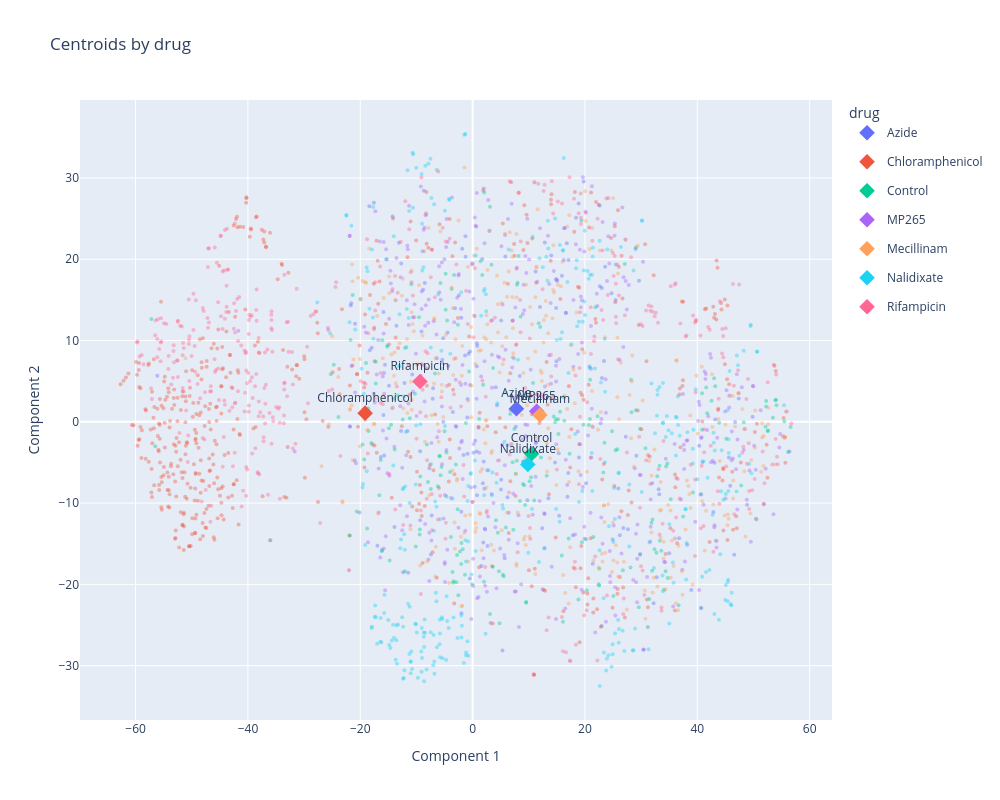

Notebook code cell kept with this figure:
### Markdown cell above
## 4. Visualization

Visualize the centroids of different drug treatments in the phenospace to observe how various antibiotics uniquely alter bacterial morphology over time.

### Code cell
pheno.plot_centroids(
    group_by=["drug"],
    method="tsne",
    n_components=2,
    filters={"time": "00_min"},
    show_points=True,
)

### Figure 1 — Plotly figure (JSON) as saved in the notebook; plotly's stock layout.template omitted (floating-point values rounded to 4 significant figures; data arrays with more than 128 entries replaced by an {"elided": "..."} marker saying what was removed)
{"data": [{"legendgroup": "Azide", "marker": {"color": "#636EFA", "opacity": 0.4, "size": 4}, "mode": "markers", "name": "Azide", "showlegend": false, "type": "scatter", "x": {"elided": "177 float values"}, "y": {"elided": "177 float values"}}, {"legendgroup": "Chloramphenicol", "marker": {"color": "#EF553B", "opacity": 0.4, "size": 4}, "mode": "markers", "name": "Chloramphenicol", "showlegend": false, "type": "scatter", "x": {"elided": "534 float values"}, "y": {"elided": "534 float values"}}, {"legendgroup": "Control", "marker": {"color": "#00CC96", "opacity": 0.4, "size": 4}, "mode": "markers", "name": "Control", "showlegend": false, "type": "scatter", "x": {"elided": "213 float values"}, "y": {"elided": "213 float values"}}, {"legendgroup": "MP265", "marker": {"color": "#AB63FA", "opacity": 0.4, "size": 4}, "mode": "markers", "name": "MP265", "showlegend": false, "type": "scatter", "x": {"elided": "369 float values"}, "y": {"elided": "369 float values"}}, {"legendgroup": "Mecillinam", "marker": {"color": "#FFA15A", "opacity": 0.4, "size": 4}, "mode": "markers", "name": "Mecillinam", "showlegend": false, "type": "scatter", "x": {"elided": "342 float values"}, "y": {"elided": "342 float values"}}, {"legendgroup": "Nalidixate", "marker": {"color": "#19D3F3", "opacity": 0.4, "size": 4}, "mode": "markers", "name": "Nalidixate", "showlegend": false, "type": "scatter", "x": {"elided": "353 float values"}, "y": {"elided": "353 float values"}}, {"legendgroup": "Rifampicin", "marker": {"color": "#FF6692", "opacity": 0.4, "size": 4}, "mode": "markers", "name": "Rifampicin", "showlegend": false, "type": "scatter", "x": {"elided": "462 float values"}, "y": {"elided": "462 float values"}}, {"legendgroup": "Azide", "marker": {"color": "#636EFA", "size": 12, "symbol": "diamond"}, "mode": "markers+text", "name": "Azide", "showlegend": true, "text": ["Azide"], "textfont": {"size": 12}, "textposition": "top center", "type": "scatter", "x": [7.797], "y": [1.61]}, {"legendgroup": "Chloramphenicol", "marker": {"color": "#EF553B", "size": 12, "symbol": "diamond"}, "mode": "markers+text", "name": "Chloramphenicol", "showlegend": true, "text": ["Chloramphenicol"], "textfont": {"size": 12}, "textposition": "top center", "type": "scatter", "x": [-19.14], "y": [1.066]}, {"legendgroup": "Control", "marker": {"color": "#00CC96", "size": 12, "symbol": "diamond"}, "mode": "markers+text", "name": "Control", "showlegend": true, "text": ["Control"], "textfont": {"size": 12}, "textposition": "top center", "type": "scatter", "x": [10.49], "y": [-3.925]}, {"legendgroup": "MP265", "marker": {"color": "#AB63FA", "size": 12, "symbol": "diamond"}, "mode": "markers+text", "name": "MP265", "showlegend": true, "text": ["MP265"], "textfont": {"size": 12}, "textposition": "top center", "type": "scatter", "x": [11.4], "y": [1.306]}, {"legendgroup": "Mecillinam", "marker": {"color": "#FFA15A", "size": 12, "symbol": "diamond"}, "mode": "markers+text", "name": "Mecillinam", "showlegend": true, "text": ["Mecillinam"], "textfont": {"size": 12}, "textposition": "top center", "type": "scatter", "x": [11.98], "y": [0.842]}, {"legendgroup": "Nalidixate", "marker": {"color": "#19D3F3", "size": 12, "symbol": "diamond"}, "mode": "markers+text", "name": "Nalidixate", "showlegend": true, "text": ["Nalidixate"], "textfont": {"size": 12}, "textposition": "top center", "type": "scatter", "x": [9.824], "y": [-5.26]}, {"legendgroup": "Rifampicin", "marker": {"color": "#FF6692", "size": 12, "symbol": "diamond"}, "mode": "markers+text", "name": "Rifampicin", "showlegend": true, "text": ["Rifampicin"], "textfont": {"size": 12}, "textposition": "top center", "type": "scatter", "x": [-9.371], "y": [4.968]}], "layout": {"height": 800, "legend": {"title": {"text": "drug"}}, "title": {"text": "Centroids by drug"}, "width": 1000, "xaxis": {"title": {"text": "Component 1"}}, "yaxis": {"title": {"text": "Component 2"}}}}
